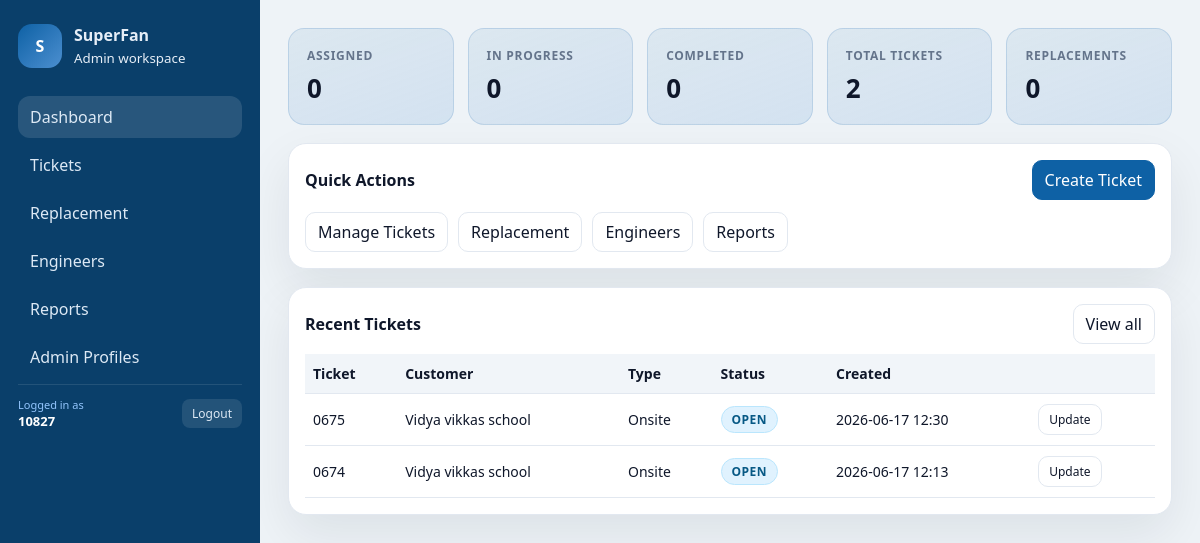
The page /panel/ (signed in) on the database its author committed.
### core/models.py (models this page shows, shortened)
class Ticket(models.Model):
    ticket_id = models.CharField(max_length=30, unique=True, blank=True)
    customer = models.ForeignKey(Customer, on_delete=models.PROTECT, related_name='tickets')
    location = models.CharField(max_length=120)
    issue = models.TextField()
    issue_notes = models.TextField(blank=True)
    model = models.TextField(blank=True)
    serial_number = models.CharField(max_length=120, blank=True)
    mfg_date = models.DateField(null=True, blank=True)
    purchase_date = models.DateField(null=True, blank=True)
    new_fan_complaint = models.BooleanField(default=False)
    repeated_complaint_count = models.PositiveIntegerField(null=True, blank=True)
    service_type = models.CharField(max_length=20, choices=TicketServiceType.choices, default=TicketServiceType.ONSITE)
    status = models.CharField(max_length=20, choices=TicketStatus.choices, default=TicketStatus.OPEN)
    assigned_engineer = models.ForeignKey(EngineerProfile, on_delete=models.SET_NULL, null=True, blank=True, related_name='tickets')
    created_by = models.ForeignKey(settings.AUTH_USER_MODEL, on_delete=models.SET_NULL, null=True, blank=True, related_name='created_tickets')
    created_at = models.DateTimeField(auto_now_add=True)
    assigned_at = models.DateTimeField(null=True, blank=True)
    started_at = models.DateTimeField(null=True, blank=True)
    completed_at = models.DateTimeField(null=True, blank=True)
    qr_code = models.CharField(max_length=120, blank=True)

class Customer(models.Model):
    name = models.CharField(max_length=120)
    address = models.CharField(max_length=255, blank=True)
    contact_name = models.CharField(max_length=120, blank=True)
    contact_phone = models.CharField(max_length=30, blank=True)
    active = models.BooleanField(default=True)
    created_at = models.DateTimeField(auto_now_add=True)

### core/panel_views.py (the view)
# urls.py: path("", panel_views.panel_index, name="panel_index"),
@login_required(login_url="/panel/login/")
def panel_index(request):
    if not request.user.is_staff:
        return redirect("panel:panel_login")
    tickets = Ticket.objects.select_related("customer", "created_by").all()
    today = timezone.localdate()
    tickets_today = tickets.filter(created_at__date=today)
    non_replacement_today = tickets_today.exclude(service_type=TicketServiceType.REPLACEMENT)
    context = {
        "stats": {
            "total": tickets_today.count(),
            "open": non_replacement_today.filter(status=TicketStatus.OPEN).count(),
            "assigned": non_replacement_today.filter(status=TicketStatus.ASSIGNED).count(),
            "in_progress": non_replacement_today.filter(status=TicketStatus.IN_PROGRESS).count(),
            "completed": non_replacement_today.filter(status=TicketStatus.COMPLETED).count(),
            "replacements": tickets_today.filter(service_type=TicketServiceType.REPLACEMENT).count(),
            "engineers": EngineerProfile.objects.count(),
            "customers": Customer.objects.count(),
            "reports": Report.objects.count(),
            "admins": AdminProfile.objects.count(),
        },
        "recent_tickets": tickets_today.order_by("-created_at")[:8],
        "page_title": "Dashboard",
    }
    return render(request, "panel/index.html", context)

### support_backend/template_flags.py (called while the page is built)
def panel_flags(request):
    return {
        "PANEL_SHOW_FILTERS": getattr(settings, "PANEL_SHOW_FILTERS", True),
        "PANEL_SHOW_ENGINEER_ADD": getattr(settings, "PANEL_SHOW_ENGINEER_ADD", True),
        "PANEL_SHOW_ADMIN_LINK": getattr(settings, "PANEL_SHOW_ADMIN_LINK", True),
        "PANEL_SHOW_LISTS": getattr(settings, "PANEL_SHOW_LISTS", True),
    }

### templates/panel/index.html (shortened to what this page needs)
{% extends "panel/base.html" %}
{% block content %}
  <div class="stat-grid">
    <div class="stat-card">
      <div class="stat-label">Assigned</div>
      <div class="stat-value">{{ stats.assigned }}</div>
    </div>
    <div class="stat-card">
      <div class="stat-label">In Progress</div>
      <div class="stat-value">{{ stats.in_progress }}</div>
    </div>
    <div class="stat-card">
      <div class="stat-label">Completed</div>
      <div class="stat-value">{{ stats.completed }}</div>
    </div>
    <div class="stat-card">
      <div class="stat-label">Total Tickets</div>
      <div class="stat-value">{{ stats.total }}</div>
    </div>
    <div class="stat-card">
      <div class="stat-label">Replacements</div>
      <div class="stat-value">{{ stats.replacements }}</div>
    </div>
  </div>
  <div class="card" style="margin-top:18px;">
    <div class="section-header">
      <strong>Quick Actions</strong>
      <a class="btn primary" href="/panel/tickets/new/">Create Ticket</a>
    </div>
    <div style="margin-top:12px;display:flex;gap:10px;flex-wrap:wrap;">
      <a class="btn" href="/panel/tickets/">Manage Tickets</a>
      <a class="btn" href="/panel/replacements/">Replacement</a>
      <a class="btn" href="/panel/engineers/">Engineers</a>
      <a class="btn" href="/panel/reports/">Reports</a>
    </div>
  </div>
  <div class="card" style="margin-top:18px;">
    <div class="section-header">
      <strong>Recent Tickets</strong>
      <a class="btn" href="/panel/tickets/">View all</a>
    </div>
    <div style="margin-top:10px;">
      <table class="table">
        <thead>
          <tr>
            <th>Ticket</th>
            <th>Customer</th>
            <th>Type</th>
            <th>Status</th>
            <th>Created</th>
            <th></th>
          </tr>
        </thead>
        <tbody>
          {% for t in recent_tickets %}
            <tr>
              <td>{{ t.ticket_id }}</td>
              <td>{{ t.customer.name|capfirst }}</td>
              <td>{{ t.get_service_type_display }}</td>
              <td>
                <span class="pill {% if t.status == 'OPEN' %}open{% elif t.status == 'ASSIGNED' %}assigned{% elif t.status == 'IN_PROGRESS' %}in-progress{% elif t.status == 'COMPLETED' %}completed{% endif %}">{{ t.get_status_display }}</span>
              </td>
              <td>{{ t.created_at|date:"Y-m-d H:i" }}</td>
              <td>
                {% if t.service_type == "REPLACEMENT" %}
                  <a class="btn" href="/panel/replacements/{{ t.id }}/">Open</a>
                {% else %}
                  <a class="btn" href="/panel/tickets/{{ t.id }}/edit/">Update</a>
                {% endif %}
              </td>
            </tr>
          {% empty %}
            <tr><td colspan="6" class="muted">No tickets yet.</td></tr>
          {% endfor %}
        </tbody>
      </table>
    </div>
  </div>
{% endblock %}

### templates/panel/base.html (shortened to what this page needs)
{% load static %}
<!DOCTYPE html>
<html lang="en">
  <head>
  </head>
  <body>
    <div class="shell">
      <aside class="sidebar">
        <div class="brand">
          <div class="brand-badge">S</div>
          <div>
            <div style="font-weight:700;">SuperFan</div>
            <small>Admin workspace</small>
          </div>
        </div>
        <nav class="nav">
          <a href="/panel/" class="{% if page_title == 'Dashboard' %}active{% endif %}">Dashboard</a>
          <a href="/panel/tickets/" class="{% if page_title == 'Tickets' %}active{% endif %}">Tickets</a>
          <a href="/panel/replacements/" class="{% if page_title == 'Replacement' %}active{% endif %}">Replacement</a>
          <a href="/panel/engineers/" class="{% if page_title == 'Engineers' %}active{% endif %}">Engineers</a>
          <a href="/panel/reports/" class="{% if page_title == 'Reports' %}active{% endif %}">Reports</a>
          <a href="/panel/admins/" class="{% if page_title == 'Admin Profiles' %}active{% endif %}">Admin Profiles</a>
          <div style="margin-top:auto;padding-top:12px;border-top:1px solid rgba(255,255,255,0.1);display:flex;align-items:center;justify-content:space-between;gap:8px;">
            <div>
              <div style="font-size:11px;color:#93c5fd;">Logged in as</div>
              <div style="font-weight:600;color:white;font-size:13px;">{{ user.get_full_name|default:user.username }}</div>
            </div>
            <a href="/panel/logout/" onclick="document.getElementById('logout-modal').style.display='flex';return false;" style="padding:6px 10px;background:rgba(255,255,255,0.1);border-radius:8px;color:#dde9f5;font-size:12px;">Logout</a>
          </div>
        </nav>
      </aside>
      <main class="content">
        {% block content %}{% endblock %}
      </main>
    </div>
  </body>
</html>

### templates/panel/base.html (style rules this page uses)
:root { --bg: #eef3f7; --surface: #ffffff; --muted: #64748b; --ink: #0f172a; --accent: #0e61a5; --accent-2: #4c8fd0; --border: #e2e8f0; --shadow: 0 20px 50px rgba(15, 23, 42, 0.08); }
* { box-sizing: border-box; }
body { margin: 0; font-family: "Segoe UI", system-ui, -apple-system, sans-serif; background: var(--bg); color: var(--ink); overflow: hidden; }
.shell { display: grid; grid-template-columns: 260px 1fr; height: 100vh; }
.sidebar { background: #0a3f6a; color: #e6eef7; padding: 24px 18px; overflow-y: auto; }
.brand { display: flex; align-items: center; gap: 12px; margin-bottom: 28px; }
.brand-badge { width: 44px; height: 44px; border-radius: 14px; background: linear-gradient(135deg, #0e61a5, #4c8fd0); display: grid; place-items: center; color: white; font-weight: 700; }
.nav { display: grid; gap: 6px; }
.nav a { color: #dde9f5; text-decoration: none; padding: 10px 12px; border-radius: 12px; display: flex; align-items: center; gap: 8px; }
.nav a.active, .nav a:hover { background: rgba(255,255,255,0.12); }
.content { padding: 28px; overflow-y: auto; }
.card { background: var(--surface); border: 1px solid var(--border); border-radius: 18px; padding: 16px; box-shadow: var(--shadow); }
.section-header { display: flex; align-items: center; justify-content: space-between; gap: 12px; }
.section-header strong { font-size: 16px; }
.stat-grid { display: grid; gap: 14px; grid-template-columns: repeat(4, minmax(0, 1fr)); }
.stat-card { display: flex; flex-direction: column; gap: 6px; padding: 18px; border-radius: 16px; background: linear-gradient(160deg, rgba(14, 97, 165, 0.08), rgba(76, 143, 208, 0.16)); border: 1px solid rgba(14, 97, 165, 0.15); }
.stat-card .stat-label { font-size: 12px; text-transform: uppercase; letter-spacing: 0.06em; color: var(--muted); font-weight: 600; }
.stat-card .stat-value { font-size: 26px; font-weight: 700; color: var(--ink); }
.pill { display: inline-flex; align-items: center; gap: 6px; padding: 4px 10px; border-radius: 999px; font-size: 12px; font-weight: 600; text-transform: uppercase; letter-spacing: 0.04em; border: 1px solid transparent; }
.pill.open { background: #e0f2fe; color: #075985; border-color: #bae6fd; }
.table .btn { padding: 6px 10px; font-size: 12px; }
.table { width: 100%; border-collapse: collapse; font-size: 14px; }
.table th, .table td { padding: 10px 8px; border-bottom: 1px solid var(--border); text-align: left; }
.table th { color: #0f172a; font-weight: 700; background: #f1f5f9; }
.btn { display: inline-flex; align-items: center; gap: 6px; padding: 8px 12px; border-radius: 10px; border: 1px solid var(--border); text-decoration: none; color: var(--ink); background: white; }
.btn.primary { background: var(--accent); color: white; border-color: var(--accent); }

### templates/panel/index.html (style rules this page uses)
.stat-grid { grid-template-columns: repeat(5, minmax(0, 1fr)) !important; }

### rows shown on the page
Ticket: ticket_id "0675", customer.name "Vidya vikkas school", service_type "Onsite", status "OPEN", created_at "2026-06-17 12:30"
Ticket: ticket_id "0674", customer.name "Vidya vikkas school", service_type "Onsite", status "OPEN", created_at "2026-06-17 12:13"

### other values the page prints
{{ user.get_full_name|default:user.username }} "10827"
{{ stats.assigned }} "0"
{{ stats.in_progress }} "0"
{{ stats.completed }} "0"
{{ stats.total }} "2"
{{ stats.replacements }} "0"
